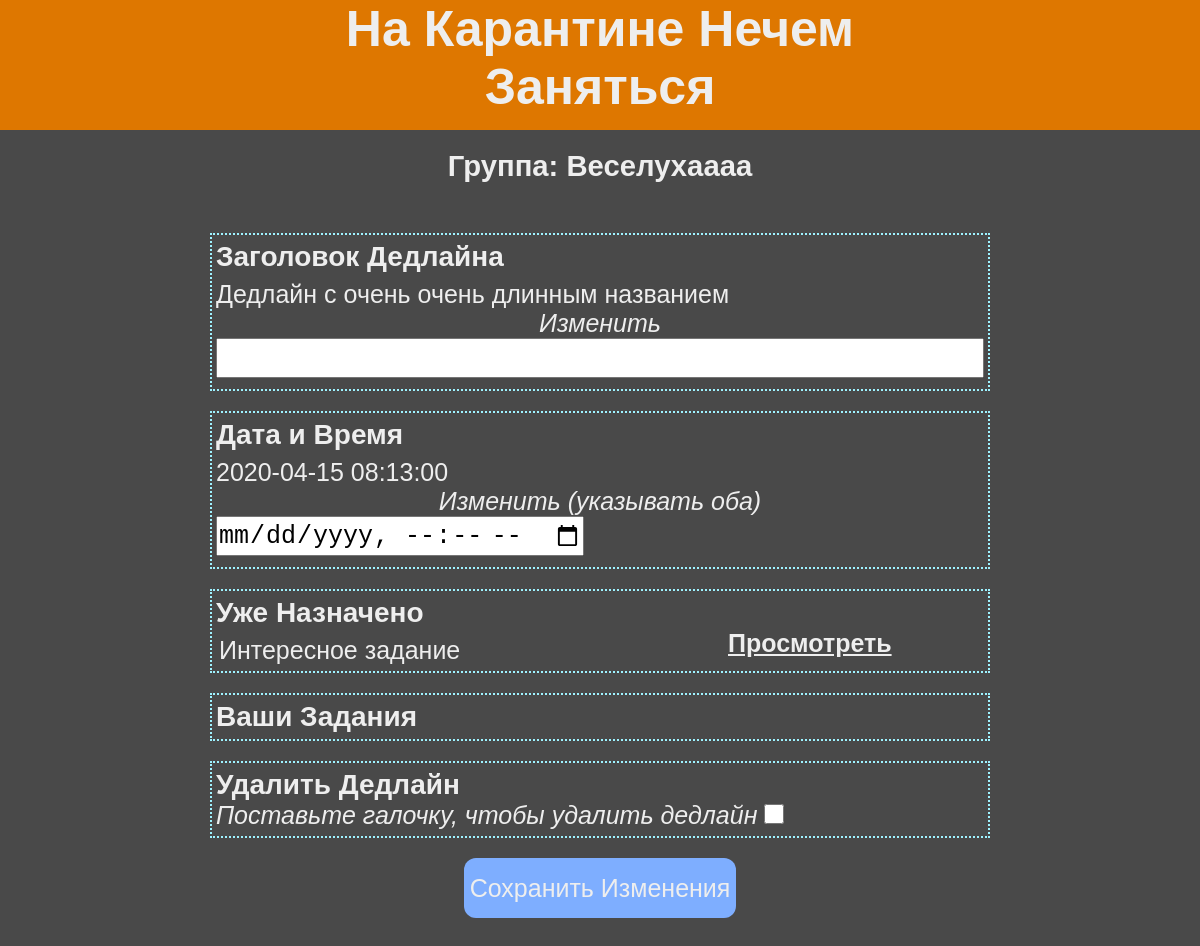
Before: /deadline/8 with the older database file.
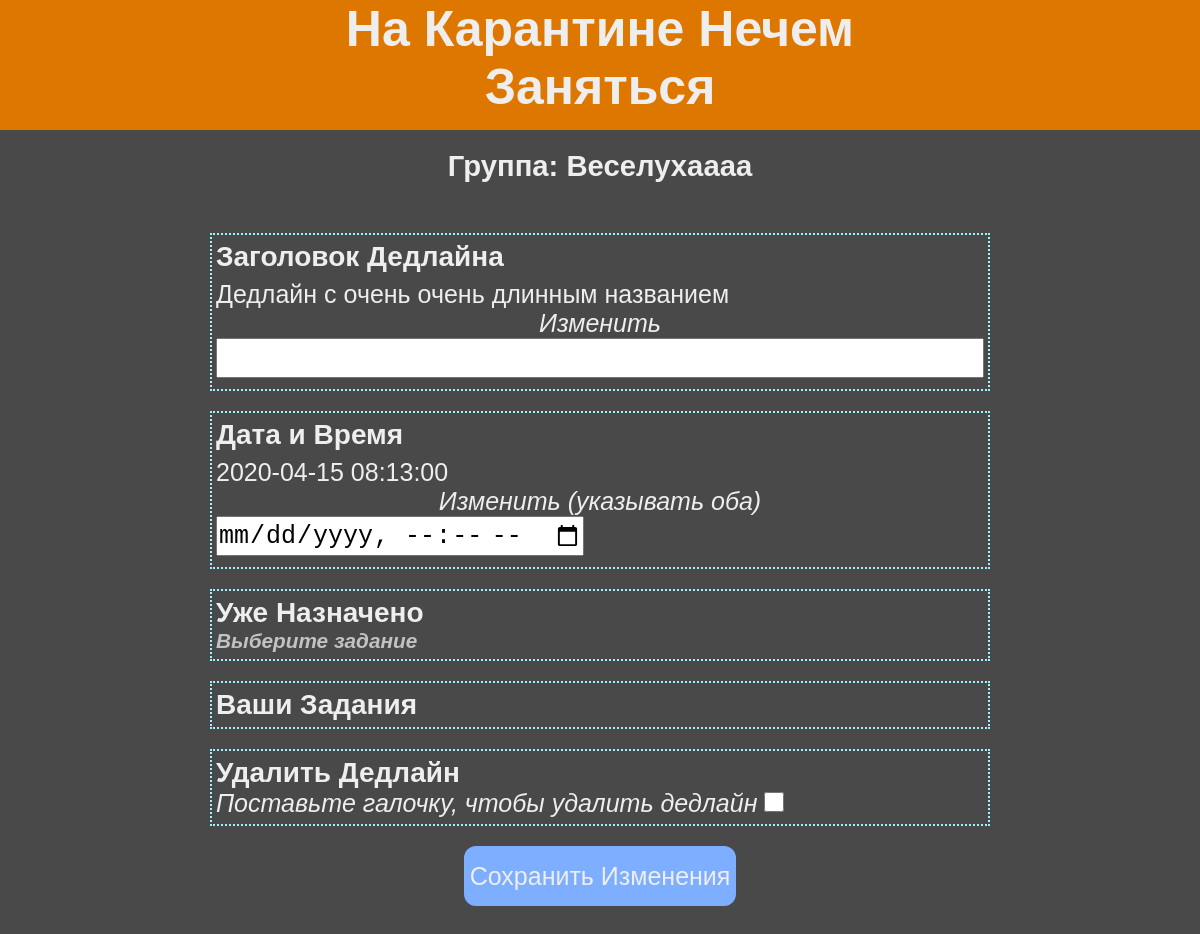
After: the same page with the newer database file.
### data/task.py (models this page shows, shortened)
class Task(SqlAlchemyBase, SerializerMixin):
    __tablename__ = "tasks"
    id = sa.Column(sa.Integer,
                   primary_key=True,
                   autoincrement=True)
    name = sa.Column(sa.String, default="Задание Без Названия")
    created_time = sa.Column(sa.DateTime,
                             default=datetime.datetime.now)
    description = sa.Column(sa.String, default="""Описания нет :-( <br/>
                                                  Должно быть вы знаете, что делать""")
    user_id = sa.Column(sa.Integer, sa.ForeignKey("users.id"))
    deadlines = sa.orm.relationship("Deadline",
                                    backref="task",
                                    lazy="subquery")
    problems = sa.orm.relationship("Problem",
                                    backref="task",
                                    lazy="subquery")

### main.py (the view, shortened to what this page needs)
@app.route("/deadline/<int:id>", methods=["GET", "POST"])
def manage_deadline(id):
    if request.method == "GET":
        sql = db.create_session()
        deadline = sql.query(db.Deadline).get(id)
        dl_data = deadline.to_dict(only=("name", "time"))
        if deadline.task is not None:
            dl_data["task"] = deadline.task.to_dict(only=("name", "id"))
        g_data = deadline.group.to_dict(only=("name", ))
        sql.close()
        return render_template("manageDeadline.html", deadline=dl_data, group=g_data)

### data/db_session.py (called while the page is built)
def create_session() -> Session:
    global __factory
    return __factory()

### templates/manageDeadline.html (shortened to what this page needs)
{% extends "j2/base.j2" %}
{% block head %}
	<link rel="stylesheet" type="text/css" href="/static/css/taskNgroup.css">
	<link rel="stylesheet" type="text/css" href="/static/css/manageDeadline.css">
{% endblock %}
{% block body_content %}
	<form class="baseForm" method="post">
			<div class="container">
				<div class="beginPage">
					<h3>Группа: {{ group['name'] }}</h3>
				</div>
				<div class="item">
					<label class="itemTitle">Заголовок Дедлайна</label>
					<label class="current">{{ deadline["name"] }}</label>
					<label class="edit">Изменить</label>
					<input class="fieldInput" type="text" name="name">
				</div>
				<div class="item">
					<label class="itemTitle">Дата и Время</label>
					<label class="current">{{ deadline["time"] }}</label>
					<label class="edit">Изменить (указывать оба)</label>
					<input class="fieldInput" type="datetime-local" name="time" id="time">
				</div>
				<div class="item">
					<label class="itemTitle">Уже Назначено</label>
					{% set task = deadline.get('task') %}
					{% if task is not none %}
						<div class="existField" id="assigned">
							<label class="current">{{ task['name'] }}</label>
							<a href="/correct/{{ task.id }}">Просмотреть</a>
						</div>
					{% else %}
						<h5 class="listEmpty">Выберите задание</h5>
					{% endif %}
				</div>
				<div class="item">
					<label class="itemTitle">Ваши Задания</label>
				</div>
				<div class="item">
					<label class="itemTitle">Удалить Дедлайн</label>
					<div>
						<label class="edit">Поставьте галочку, чтобы удалить дедлайн</label>
						<input class="checkBox" type="checkbox" name="delete">
					</div>
				</div>
				<button class="submitBtn">Сохранить Изменения</button>
			</div>
	</form>
{% endblock %}

Changed rows visible on the page:
no longer on this page (row edited): Task: name "Интересное задание"
Other visible differences:
text no longer shown: "Просмотреть"
text now shown: "Выберите задание"
